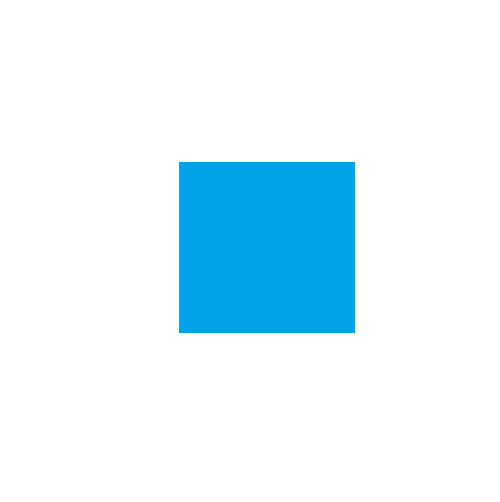
#> input picture odev3/dikdortgen.png, 500 x 502 px
$ python main.py   (older library calls are emulated)
#> lines starting #> are read from the running program, lines starting #| are printed output that depends on the picture; after the words box and inside, x2 and y2 are one past the last pixel; in counts of white or black regions, pixels touching at a corner belong together
import cv2
import numpy as np
import matplotlib.pyplot as plt

# 1. Görüntüyü yükleyin ve gri seviyeye dönüştürün
image = cv2.imread('dikdortgen.png')  # Görüntüyü okuyun
#> image is the input picture: shape (502, 500, 3); mean B, G, R 252.2, 243.8, 224.4
gray_image = cv2.cvtColor(image, cv2.COLOR_BGR2GRAY)  # Griye dönüştürün
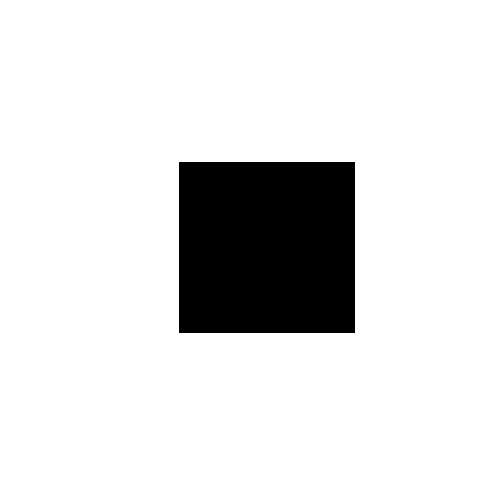
#> gray_image: shape (502, 500); values 122 (black) and 255 (white), 88% white; 1 black region, box (x1, y1, x2, y2) and area: (179, 162, 355, 333) 30096

# 2. Yatay türev için kernel tanımlama ve filtreleme
kernel_x = np.array([[-1, 0, 1]])  # Yatay türev matrisi
grad_x = cv2.filter2D(gray_image, cv2.CV_64F, kernel_x)  # Yatay türev uygulama
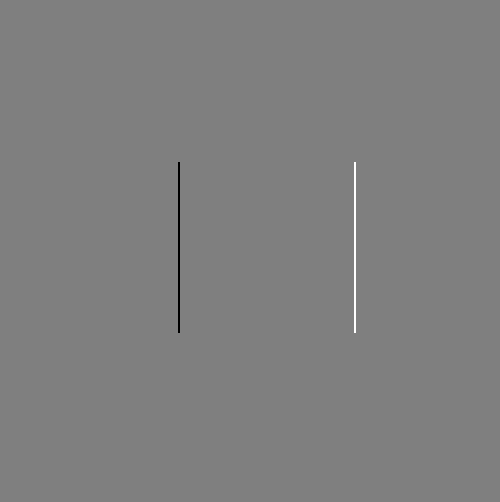
#> grad_x: shape (502, 500) float64; min -133, max 133, mean 0; drawn with min black and max white

# 3. Dikey türev için kernel tanımlama ve filtreleme
kernel_y = np.array([[-1], [0], [1]])  # Dikey türev matrisi
grad_y = cv2.filter2D(gray_image, cv2.CV_64F, kernel_y)  # Dikey türev uygulama

# 4. Türevleri normalize etme
grad_x = cv2.normalize(grad_x, None, 0, 255, cv2.NORM_MINMAX)
grad_y = cv2.normalize(grad_y, None, 0, 255, cv2.NORM_MINMAX)

# 5. Türevleri birleştirme (magnitude hesaplama)
magnitude = np.sqrt(grad_x**2 + grad_y**2)  # Hipotenüs hesaplama (magnitude)
magnitude = cv2.normalize(magnitude, None, 0, 255, cv2.NORM_MINMAX)

# Sonuçları kaydedin
cv2.imwrite('grayscale_image.png', gray_image)
cv2.imwrite('horizontal_derivative.png', grad_x)
cv2.imwrite('vertical_derivative.png', grad_y)
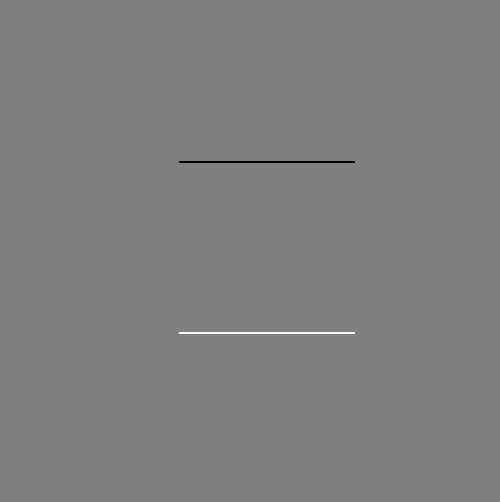
#> saved as vertical_derivative.png: shape (502, 500); min 0, max 255, mean 127
cv2.imwrite('magnitude.png', magnitude)
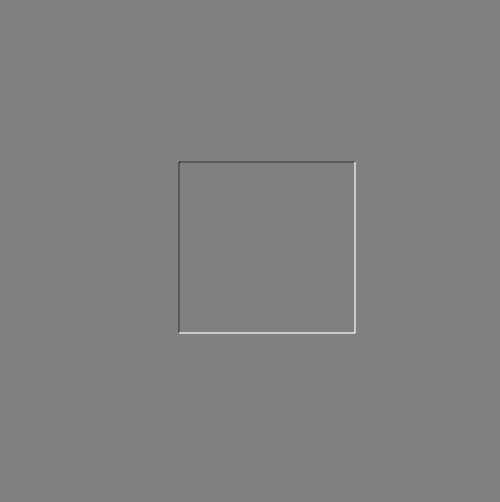
#> saved as magnitude.png: shape (502, 500); min 0, max 255, mean 128.1

# Sonuçları gösterme
plt.figure(figsize=(10, 8))
plt.subplot(2, 2, 1)
plt.title('Grayscale Image')
plt.imshow(gray_image, cmap='gray')

plt.subplot(2, 2, 2)
plt.title('Horizontal Derivative')
plt.imshow(grad_x, cmap='gray')

plt.subplot(2, 2, 3)
plt.title('Vertical Derivative')
plt.imshow(grad_y, cmap='gray')

plt.subplot(2, 2, 4)
plt.title('Magnitude')
plt.imshow(magnitude, cmap='gray')

plt.show()
